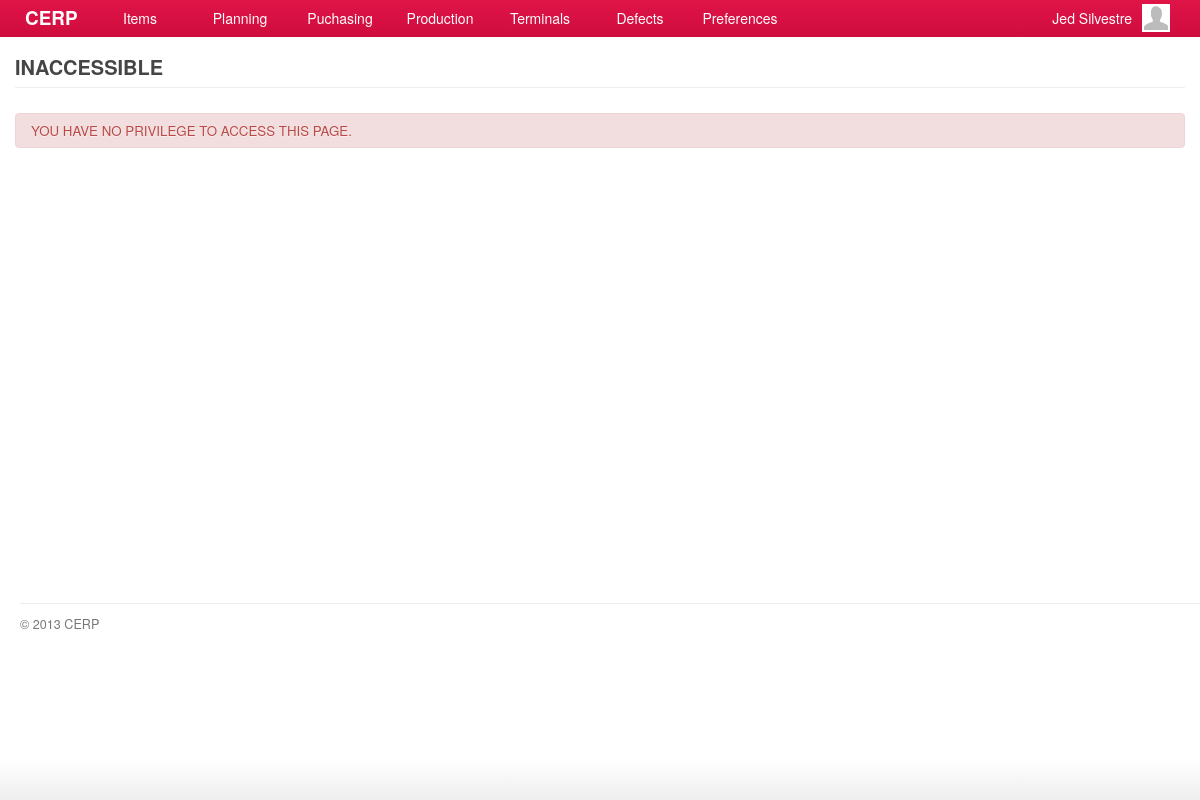
Before: /account/manage-warehouse.php (signed in) with the older database file.
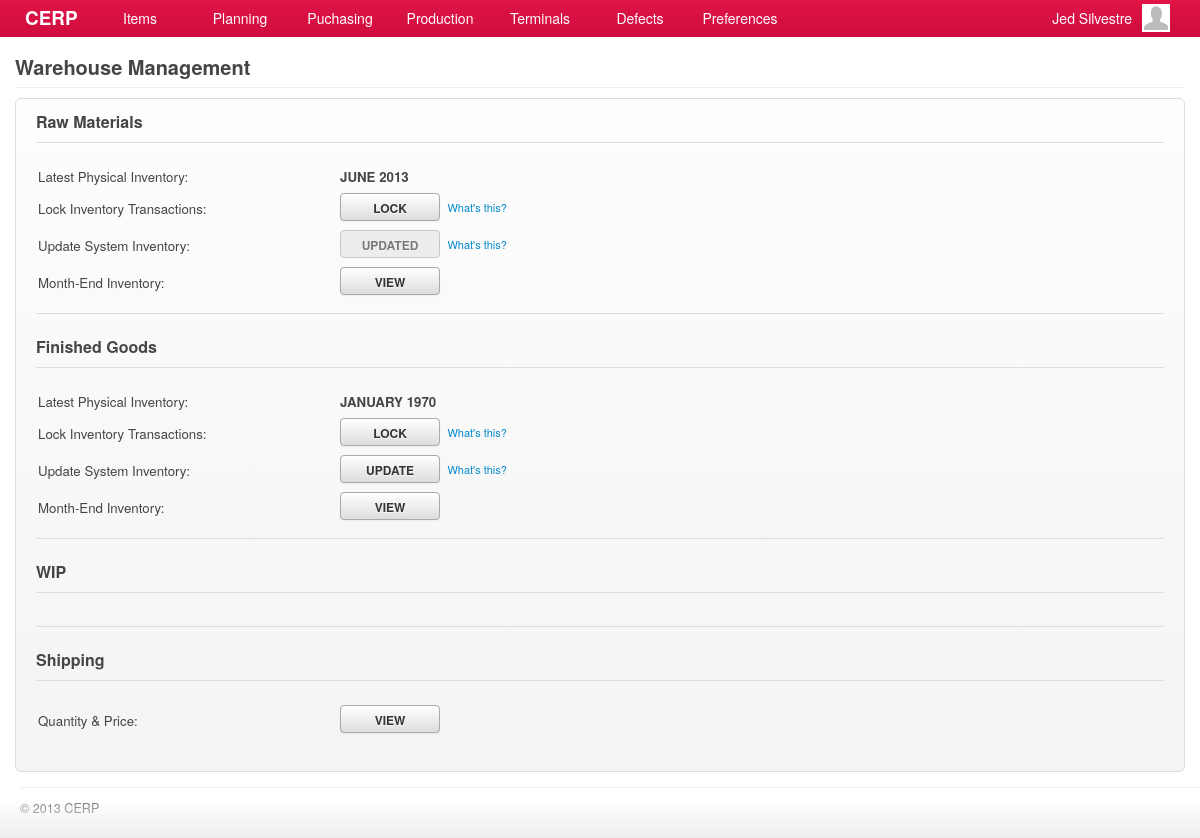
After: the same page with the newer database file.
### tables this page shows
CREATE TABLE `capabilities` (
  `id` int(11) NOT NULL AUTO_INCREMENT,
  `title` varchar(45) DEFAULT NULL,
  `name` varchar(45) DEFAULT NULL,
  `capability` varchar(45) DEFAULT NULL,
  `url` varchar(45) DEFAULT NULL,
  `parent` int(11) DEFAULT NULL,
  PRIMARY KEY (`id`)
);

### include/general.class.php (called while the page is built, shortened)
<?php
require('database.class.php');
require('capabilities.class.php');
require('query.class.php');
require('role.class.php');
$HostAccount	= "account";
$DB				= new MySQL;
  $Host			= "cerp";
  $HostAccount	= "/".$Host."/".$HostAccount;
  $DB->database	= "cerpdb";
  $DB->username	= "cerpuser";
  $DB->password	= "cerpuser";
  $DB->hostname	= "localhost";
$Capabilities	= new Capabilities($DB);
$Query			= new Query($DB);
$Signed			= $_SESSION['user'];
$Role		= new Role($DB, $Signed['id']);
require('functions.php');
?>

### include/role.class.php (called while the page is built, shortened)
<?php
class Role
{
	private $DB;
	private $user_id;
	function Role($db, $uid) {
  	$this->DB = $db;
		$this->user_id = $uid;
  }
	function isCapableByName($cap_name) {
		foreach ($this->getUserRoles() as $user_role) {
			$result = $this->DB->Find('role_capabilities', array(
						  			'columns' 		=> 'role_capabilities.*',
						  			'joins' => 'INNER JOIN capabilities ON capabilities.id = role_capabilities.capability_id',
						  	    'conditions' 	=> 'capabilities.capability="'. $cap_name .'" AND role_id='. $user_role['role_id']));
			if(isset($result)) {
				return TRUE;
			}
		}
	}
	function getUserRoles() {
		$result = $this->DB->Get('user_roles', array(
						  			'columns' 		=> 'user_roles.role_id, roles.name',
						  			'joins' => 'INNER JOIN roles ON roles.id = user_roles.role_id',
						  	    'conditions' 	=> 'user_roles.user_id='. $this->user_id));
		if(isset($result)) {
			return $result;
		}
	}
}

### include/database.class.php (called while the page is built, shortened)
<?php
class MySQL {
  public $username	= "cerpuser";
  public $password	= "cerpuser";
  public $hostname	= "localhost";
  public function Connect() {
    $conn = mysql_connect($this->hostname, $this->username, $this->password) or die("<br/><span class='notice'><p class='error'><strong>ERROR!</strong> Unable to connect to MySQL! </p></span>");
    return $conn;
  }
  public function Query($sql) {
  	$conn = $this->Connect();
    $result = mysql_query($sql, $conn);
	return $result;
  }
	function Find($table, $args='') {
  	if (isset($args)) {
  	  $args['columns'] = (isset($args['columns']) ? $args['columns'] : '*');
  	  $args['joins'] = (isset($args['joins']) ? $args['joins'] : '');
	 	 	$args['conditions'] = ($args['conditions'] == '' ? '' : 'where '.$args['conditions']);
		}
		$sql = "SELECT ".$args['columns']." FROM ".$table." ".$args['joins']." ".$args['conditions'];
		$row = $this->IsEmpty($this->Query($sql));
		if($row == null) { return null; }
		return mysql_fetch_array($row);
  }
  function Get($table, $args='') {
  	if (isset($args)) {
  	  $args['columns'] = (isset($args['columns']) ? $args['columns'] : '*');
  	  $args['joins'] = (isset($args['joins']) ? $args['joins'] : '');
		  $args['conditions'] = ($args['conditions'] == '' ? '' : 'WHERE '.$args['conditions']);
  	  $args['order'] = (isset($args['order']) ? ' ORDER BY '.$args['order'] : '');
  	  $args['limit'] = (isset($args['limit']) ? ' LIMIT '.$args['limit'] : '');
  	  $args['group'] = (isset($args['group']) ? ' GROUP BY '.$args['group'] : '');
		}
		$data = array();
		$sql = "SELECT ".$args['columns']." FROM ".$table." ".$args['joins']." ".$args['conditions']." ".$args['group']." ".$args['order']." ".$args['limit'];
		$result = $this->IsEmpty($this->Query($sql));
		if(!empty($result)) {
	      while ($row = mysql_fetch_array($result)) {
	        $data[] = $row;
	      }
		}
		return $data;
  }
	function Fetch($table, $args='') {
  	if (isset($args)) {
  	  $args['columns'] = (isset($args['columns']) ? $args['columns'] : '*');
  	  $args['joins'] = (isset($args['joins']) ? $args['joins'] : '');
			$args['conditions'] = (isset($args['conditions']) && $args['conditions'] != '') ? ' WHERE '.$args['conditions'] : '';
			$args['order'] = (isset($args['order']) ? ' ORDER BY '.$args['order'] : '');
			$args['limit'] = (isset($args['limit']) ? ' LIMIT '.$args['limit'] : '');
			$args['group'] = (isset($args['group']) ? ' GROUP BY '.$args['group'] : '');
    }
	$data = array();
    $sql = "SELECT ".$args['columns'];
    $sql .= " FROM ".$table." ".$args['joins'];
    $sql .= $args['conditions'];
    $sql .= $args['group'];
    $sql .= $args['order'];
    $sql .= $args['limit'];
	$result = $this->IsEmpty($this->Query($sql));
	if(!empty($result)) {
      while ($row = mysql_fetch_array($result, MYSQL_ASSOC)) {
        $data[] = $row;
      }
	}
	return $data;
  }
  private function IsEmpty($result) {
    if(mysql_num_rows($result) > 0) return $result;
    return null;
  }
}

### include/capabilities.class.php (called while the page is built, shortened)
<?php
class Capabilities {
  private $DB;
	public $All;
	function Capabilities($db) {
		$this->DB = $db;
		$this->GetCapabilities();
	}
  function GetTitle() {
    global $capability_key;
	return $this->All[$capability_key]['title'];
  }
	function GetCapabilities() {
		$capabilities = $this->DB->Get('capabilities', array(
					  			'columns' 		=> 'id, capability, title, name, parent, url',
					  	    'conditions' 	=> 'parent IS NOT null ORDER BY parent'));
		$all = array();
		foreach ($capabilities as $cap) {
			$all[$cap['capability']] = array('title' => $cap['title'],'name' => $cap['name'], 'url' => $cap['url'], 'parent' => $cap['parent']);
		}
		$this->All = $all;
	}
}

### include/query.class.php (called while the page is built, shortened)
<?php
class Query {
  private $DB;
  function Query($db) {
  	$this->DB = $db;
  }
	function latest_inventory_count($type) {
		$query = $this->DB->Fetch('inventory_status', array(
						  			'columns' 		=> 'MAX(count_month) AS count_month',
						  	    'conditions' 	=> 'type="'.$type.'"'));
		if(!empty($query)) return $query[0];
		return null;
	}
}

### include/functions.php (called while the page is built, shortened)
<?php
function host($uri='') {
  global $HostAccount;
  return $HostAccount."/".$uri;
}

### account/manage-warehouse.php (the view, shortened to what the changed rows need)
<?php
  $capability_key = 'manage_warehouse';
  require('header.php');
	$allowed = $Role->isCapableByName($capability_key);
	if(!$allowed) {
		require('inaccessible.php');
	}else{
		$mat_latest_count = $Query->latest_inventory_count('MAT');
		$prd_latest_count = $Query->latest_inventory_count('PRD');
?>
	<div id="page">
		<div id="page-title">
    	<h2>
      	<span class="title"><?php echo $Capabilities->GetTitle(); ?></span>
      </h2>
		</div>
    <div id="content">
      <form id="form-name" action="<?php host($Capabilities->GetUrl()) ?>" method="POST" class="form-container">
				<h3 class="form-title">Raw Materials</h3>
        <table>
           <tr>
              <td width="300">Latest Physical Inventory:</td><td><strong><?php echo strtoupper(date("F Y", strtotime($mat_latest_count['count_month']))) ?></strong></td>
           </tr>
           <tr>
              <td>Lock Inventory Transactions:</td><td width="310"><input id="mat-lock" type="button" class="btn strd" value="LOCK" />&nbsp;
									<a href="#" title="Prevents changes on W/H raw-material inventory and marks start of physical count for the current month." class="tooltip"><span title="More">What's this?</span></a>
							</td>
           </tr>
           <tr>
              <td>Update System Inventory:</td><td><input id="mat-update" type="button" class="btn strd" value="UPDATE" />&nbsp;
									<a href="#" title="Updates the system quantity of raw-materials with the current month's physical count." class="tooltip"><span title="More">What's this?</span></a>
							</td>
           </tr>
           <tr>
              <td>Month-End Inventory:</td><td><input id="mat-report" type="button" value="VIEW" class="btn strd redirect-to" rel="<?php echo host('report-material-inventory.php'); ?>" /></td>
           </tr>
           <tr><td height="5" colspan="99"></td></tr>
        </table>
        <div class="field-command"></div><br/>
				<h3 class="form-title">Finished Goods</h3>
        <table>
           <tr>
              <td width="300">Latest Physical Inventory:</td><td><strong><?php echo strtoupper(date("F Y", strtotime($prd_latest_count['count_month']))) ?></strong></td>
           </tr>
           <tr>
              <td>Lock Inventory Transactions:</td><td width="310"><input type="button" class="btn strd" value="LOCK" />&nbsp;
									<a href="#" title="Prevents changes on W/H finished-goods inventory and marks start of physical count for the current month." class="tooltip"><span title="More">What's this?</span></a>
							</td>
           </tr>
           <tr>
              <td>Update System Inventory:</td><td><input type="button" class="btn strd" value="UPDATE" />&nbsp;
									<a href="#" title="Updates the system quantity of finished-goods with the current month's physical count." class="tooltip"><span title="More">What's this?</span></a>
							</td>
           </tr>
           <tr>
              <td>Month-End Inventory:</td><td><input id="prd-report" type="button" value="VIEW" class="btn strd redirect-to" rel="<?php echo host('report-product-inventory.php'); ?>" /></td>
           </tr>
           <tr><td height="5" colspan="99"></td></tr>
        </table>
        <div class="field-command"></div><br/>
				<h3 class="form-title">WIP</h3>
        <table>
        </table>
        <div class="field-command"></div><br/>
				<h3 class="form-title">Shipping</h3>
        <table>
           <tr>
              <td width="300">Quantity & Price:</td><td><input type="button" class="btn strd" value="VIEW" />&nbsp;<a href="#"></a></td>
           </tr>
           <tr><td height="5" colspan="99"></td></tr>
        </table>
      </form>
		</div>
	</div>
<?php }
require('footer.php'); ?>

### account/inaccessible.php (shortened to what the changed rows need)
<div id="page">
	<div id="page-title">
  	<h2>
    	<span class="title">INACCESSIBLE</span>
    </h2>
	</div>
	<div id="content"><br/>
		<span class="notice">
      <p class="error">YOU HAVE NO PRIVILEGE TO ACCESS THIS PAGE.</p>
    </span>
	</div>
</div>

Changed rows visible on the page:
added capabilities: title "Warehouse Management"
Other visible differences:
date("F Y", strtotime($mat_latest_count['count_month'])): (not shown) → "JUNE 2013"
form field value: (not shown) → "LOCK"
form field value: (not shown) → "UPDATED"
form field value: (not shown) → "VIEW"
date("F Y", strtotime($prd_latest_count['count_month'])): (not shown) → "JANUARY 1970"
form field value: (not shown) → "UPDATE"
text no longer shown: "INACCESSIBLE YOU HAVE NO PRIVILEGE TO ACCESS THIS PAGE."
text now shown: "Raw Materials Latest Physical Inventory: Lock Inventory Transactions: What's this? Update System Inventory: What's this? Month-End Inventory: Finished Goods Latest Physical Inventory: Lock Inventory Transactions: What's this? Update System Inventory: What's this? Month-End Inventory: WIP Shipping Quantity & Price:"
